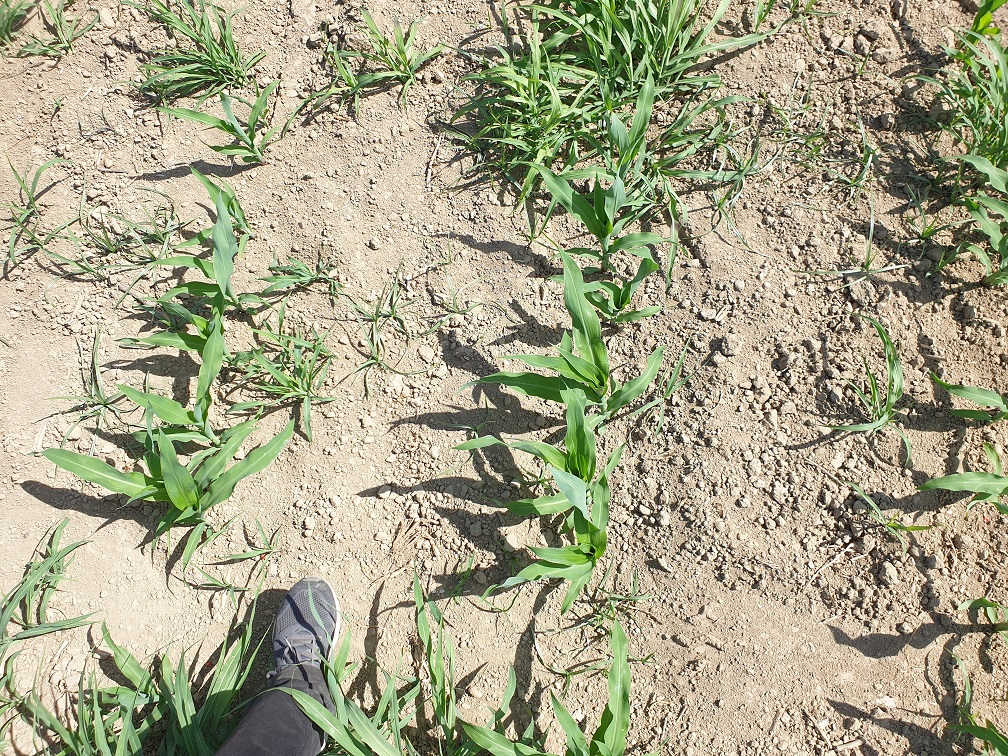
#> input picture utaem04.jpg, 1008 x 756 px
$ python main.py
#> lines starting #> are read from the running program, lines starting #| are printed output that depends on the picture; after the words box and inside, x2 and y2 are one past the last pixel; in counts of white or black regions, pixels touching at a corner belong together
from tkinter import *
import numpy as np
import cv2
from PIL import Image, ImageTk


def hueminchange(v):
    global huemin
    huemin = int(v)
    ResmiGoster()
def huemaxchange(v):
    global huemax
    huemax = int(v)
    ResmiGoster()
def satminchange(v):
    global satmin
    satmin = int(v)
    ResmiGoster()
def satmaxchange(v):
    global satmax
    satmax = int(v)
    ResmiGoster()
def vueminchange(v):
    global vuemin
    vuemin = int(v)
    ResmiGoster()
def vuemaxchange(v):
    global vuemax
    vuemax = int(v)
    ResmiGoster()
def blackedToggle():
    global blacked
    blacked = blacked == False
    ResmiGoster()
def blurchange(v):
    global blur
    blur = int(v)
    ResmiGoster()
def consizechange(v):
    global consize
    consize = int(v)*10
    ResmiGoster()

def MakeScaler(inframe, minimum, maximum, commandante, value, labeltext):
    ininframe = Frame(inframe, borderwidth=3, pady=10)
    somescaler = Scale(ininframe, from_=minimum, to=maximum, orient=HORIZONTAL, command=commandante, length=240)

    somescaler.set(value)
    somescaler.pack()
    someLabel = Label(ininframe, text=labeltext)
    someLabel.pack()
    ininframe.pack()


def WindowYarat():
    global showtimeframe
    root.geometry("1400x800")
    mainframe.pack(side="top", anchor="w")
    controlframe = Frame(mainframe)
    controlframe.pack(side="left", anchor="n")
    showtimeframe.pack(side="left", anchor="n")
    MakeScaler(controlframe, 0, 255, hueminchange, huemin,"huemin")
    MakeScaler(controlframe, 0, 255, huemaxchange, huemax,"huemax")
    MakeScaler(controlframe, 0, 255, satminchange, satmin,"saturationmin")
    MakeScaler(controlframe, 0, 255, satmaxchange, satmax,"saturationmax")
    MakeScaler(controlframe, 0, 255, vueminchange, vuemin,"valuemin")
    MakeScaler(controlframe, 0, 255, vuemaxchange, vuemax,"valuemax")
    MakeScaler(controlframe, 1, 150, blurchange, blur, "blur")
    MakeScaler(controlframe, 1, 200, consizechange, consize, "contourSizeMin*10")
    btn_Blacked = Button(controlframe, text="Blacked", command=blackedToggle)
    btn_Blacked.pack()

def ResmiGoster():
    hsv = cv2.cvtColor(orjImage, cv2.COLOR_BGR2HSV)
    lower_red = np.array([huemin, satmin, vuemin])
    upper_red = np.array([huemax, satmax, vuemax])
    mask = cv2.inRange(hsv, lower_red, upper_red)
    masked = cv2.bitwise_and(orjImage, orjImage, mask=mask)
    gray = cv2.cvtColor(masked, cv2.COLOR_BGR2GRAY)

        #blue, green, red = cv2.split(sonucResim)
        #sonucResim = cv2.merge((red, green, blue))


    ret, tresh = cv2.threshold(gray, 50,255, cv2.THRESH_BINARY)
    blured = cv2.blur(tresh, (blur,blur))
    ret, tresh = cv2.threshold(blured, 50, 255, cv2.THRESH_BINARY)

    contours, hierarchy = cv2.findContours(tresh, cv2.RETR_EXTERNAL, cv2.CHAIN_APPROX_SIMPLE)

    imageClone = np.array(orjImage)

    contours_poly = [None] * len(contours)
    boundRect = [None] * len(contours)
    for i, c in enumerate(contours):
        contours_poly[i] = cv2.approxPolyDP(c, 3, True)
        boundRect[i] = cv2.boundingRect(contours_poly[i])


    for i in range(len(contours)):
        color = (255,120,50)
        cv2.drawContours(imageClone, contours_poly, i, (255,0,),2)
        conArea = cv2.contourArea(contours[i])
        if conArea > consize:
            rx = int(boundRect[i][0])
            ry = int(boundRect[i][1])
            rgen = int(boundRect[i][2])
            ryuk = int(boundRect[i][3])
            cv2.rectangle(imageClone, (rx, ry), (rx + rgen, ry + ryuk), color, 2)

    for i in range(len(contours)):
        color = (255,120,50)


    # [4 lines of commented-out code are left out]

    im = Image.fromarray(imageClone)
    global editedImage
    editedImage = ImageTk.PhotoImage(image=im)
    for chld in showtimeframe.winfo_children():
        chld.destroy()
    Label(showtimeframe, image=editedImage).pack()

huemin = 29
huemax = 80
satmin = 50
satmax = 255
vuemin = 0
vuemax = 255
blacked = True
blur = 10
consize = 25
editedImage = None
targetRectSize = 500


root = Tk()
mainframe = Frame(root, border=10)
showtimeframe = Frame(mainframe)
WindowYarat()

orjImage = cv2.imread("utaem04.jpg")
#> orjImage is the input picture: shape (756, 1008, 3); mean B, G, R 137.1, 164.9, 167.2
height, width, channels = orjImage.shape
#> height = 756; width = 1008; channels = 3
ResmiGoster()
#> in ResmiGoster, `hsv = cv2.cvtColor(orjImage, cv2.COLOR_BGR2HSV)`: hsv: shape (756, 1008, 3); mean H, S, V 27.7, 64.8, 173.7
#> in ResmiGoster, `mask = cv2.inRange(hsv, lower_red, upper_red)`:
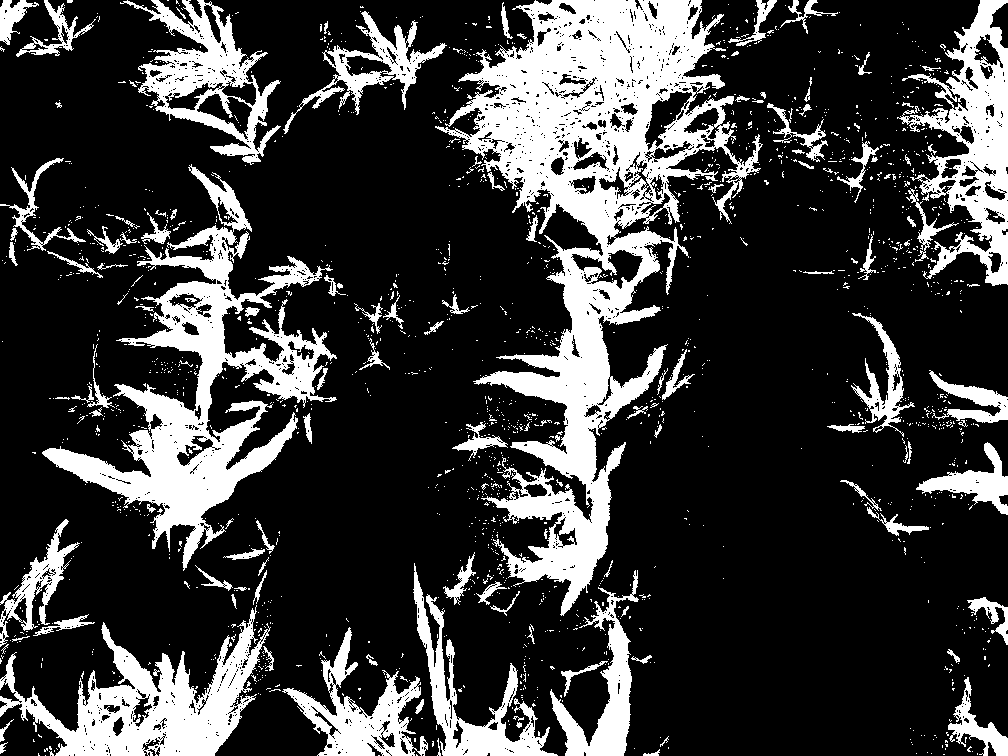
#> mask: shape (756, 1008); 23% white; 1748 white regions (1623 under 20 px), largest, box (x1, y1, x2, y2) and area: (435, 0, 763, 616) 61839, (42, 164, 337, 571) 27963, (0, 605, 271, 756) 14931
#> in ResmiGoster, `masked = cv2.bitwise_and(orjImage, orjImage, mask=mask)`:
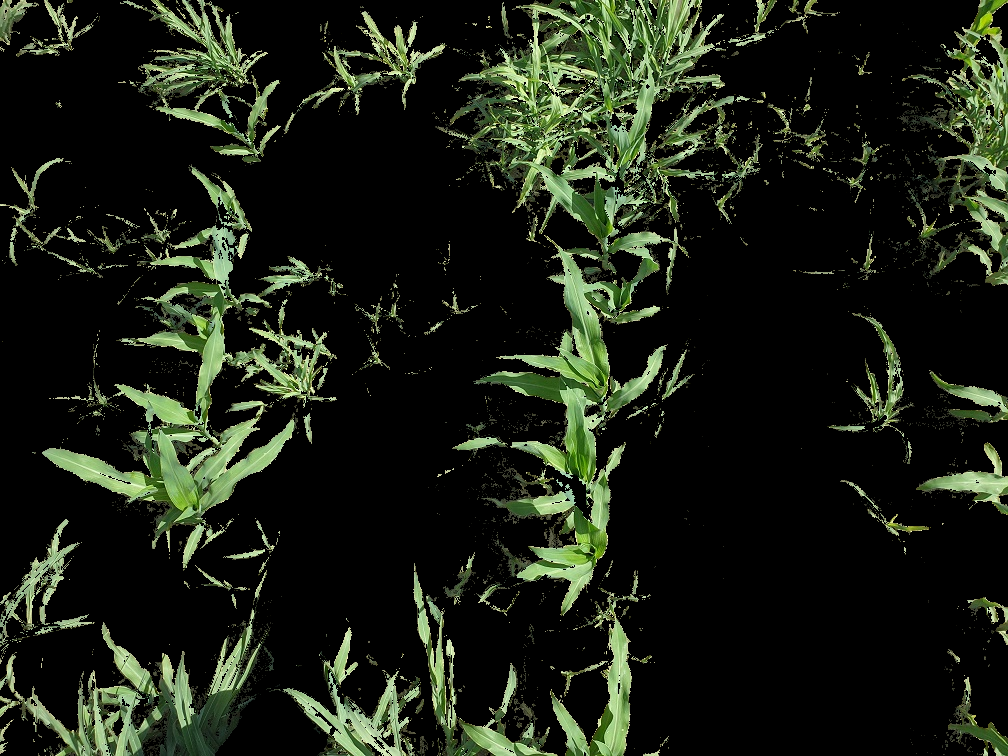
#> masked: shape (756, 1008, 3); mean B, G, R 20.8, 32.4, 26.5
#> in ResmiGoster, `gray = cv2.cvtColor(masked, cv2.COLOR_BGR2GRAY)`:
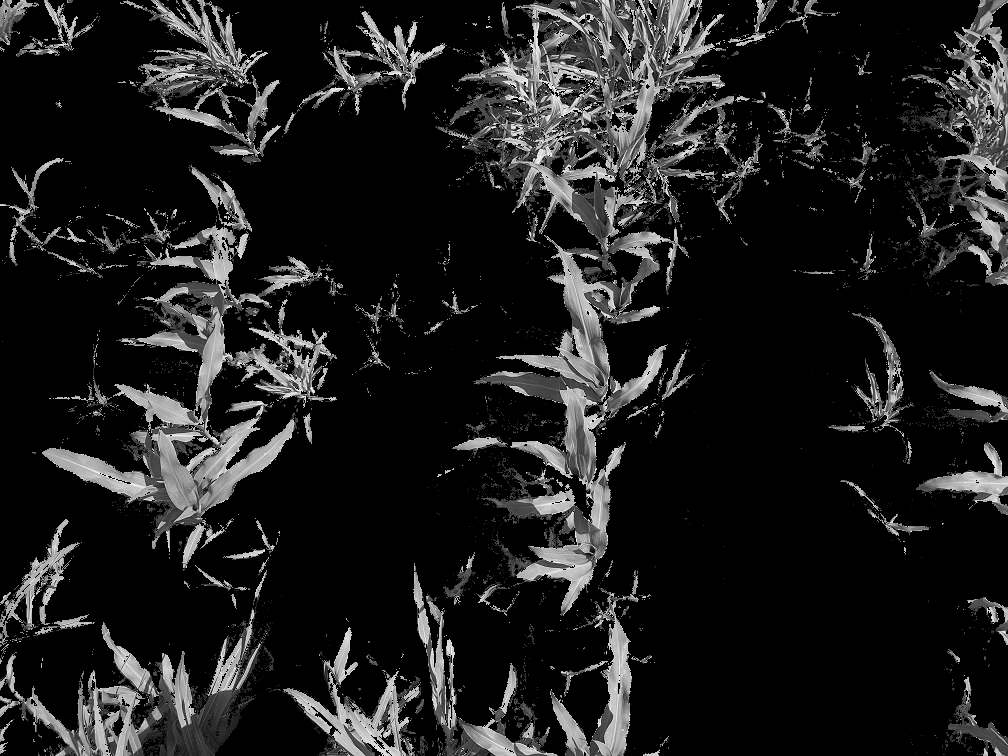
#> gray: shape (756, 1008); min 0, max 249, mean 29.3
#> in ResmiGoster, `ret, tresh = cv2.threshold(gray, 50,255, cv2.THRESH_BINARY)`: tresh: shape (756, 1008); 20.7% white; 1890 white regions (1758 under 20 px), largest, box (x1, y1, x2, y2) and area: (435, 0, 763, 616) 54860, (42, 225, 337, 568) 25878, (0, 608, 263, 756) 11279
#> in ResmiGoster, `blured = cv2.blur(tresh, (blur,blur))`:
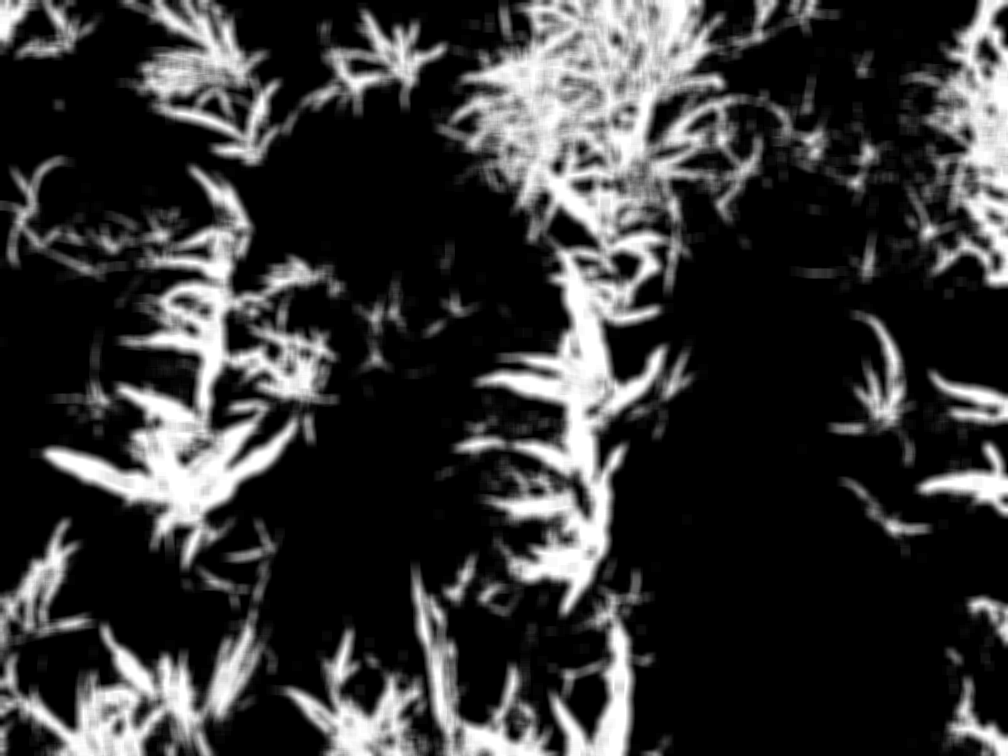
#> blured: shape (756, 1008); min 0, max 255, mean 52.9
#> in ResmiGoster, `ret, tresh = cv2.threshold(blured, 50, 255, cv2.THRESH_BINARY)`:
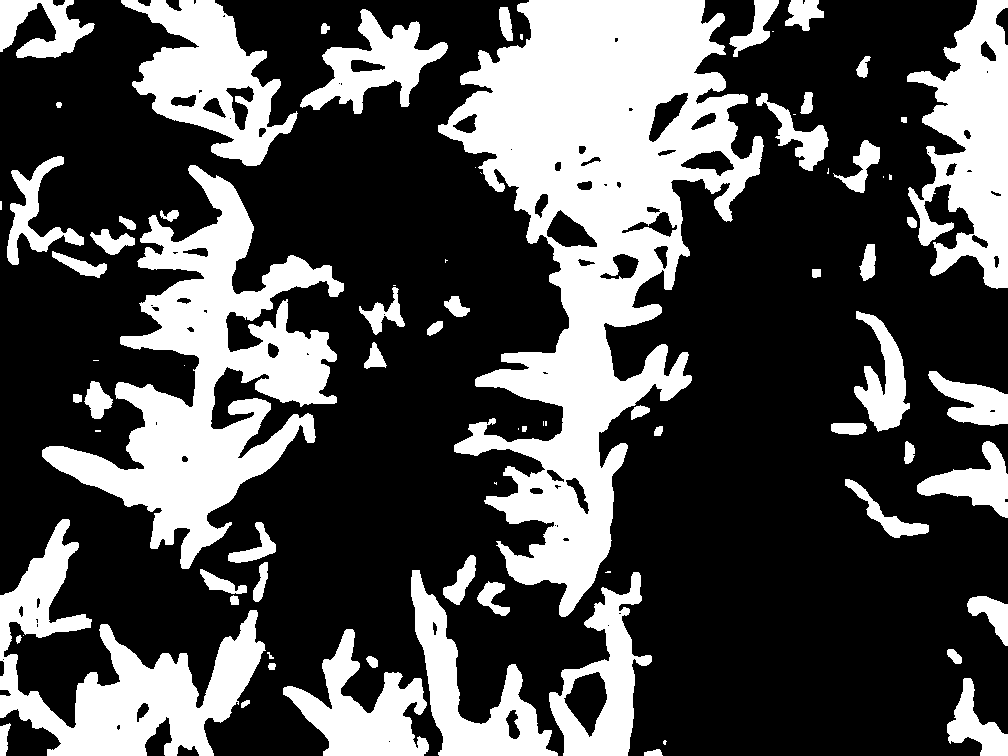
#> tresh: shape (756, 1008); 31.5% white; 80 white regions (21 under 20 px)
#> in ResmiGoster, `contours, hierarchy = cv2.findContours(tresh, cv2.RETR_EXTERNAL, cv2.C..`: contours = 80 contours, 23 with area under 20; largest, box (x1, y1, x2, y2) and area: (438, 0, 764, 617) 87246, (42, 165, 344, 569) 40095, (0, 519, 266, 756) 21238, (907, 0, 1008, 289) 16684, (121, 0, 298, 166) 13958
#> in ResmiGoster, `contours_poly = [None] * len(contours)`: contours_poly = 80 items
#> the loop in ResmiGoster, `for i, c in enumerate(contours):` made 80 passes
#> c on passes 10, 28, 29, 33, 34, 39, 40, 46, 55, 56, 58, 60: [[23, 635]], [[95, 430], [95, 431], [100, 431], [100, 430]], [[518, 428], [518, 429]], [[545, 421], [545, 425], [546, 425], [546, 421]], [[543, 421], [543, 425]], [[184, 365]], [[93, 360], [98, 360]], [[393, 285], [395, 285]], [[0, 201], [0, 209], [1, 209], [1, 201]], [[883, 176], [883, 177]], [[480, 172], [481, 173]], [[475, 167]]
#> after the loop in ResmiGoster, `for i, c in enumerate(contours):`: boundRect = 80 items, first 6: (644, 749, 19, 7), (664, 740, 2, 5), (0, 723, 10, 33), (241, 700, 9, 8), (947, 678, 61, 78), (269, 663, 7, 7); contours_poly = 80 contours, 27 with area under 20; largest, box (x1, y1, x2, y2) and area: (438, 0, 764, 617) 86860, (42, 165, 344, 569) 40150, (0, 519, 266, 756) 21531, (907, 0, 1008, 289) 16836, (121, 0, 298, 166) 14040
#> the loop in ResmiGoster, `for i in range(len(contours)):` made 80 passes
#> (conArea, rx, ry, rgen, ryuk) on passes 1, 3, 4, 5, 6, 7, 9, 12, 13, 14, 15, 16: (77, 644, 749, 19, 7), (206.5, 0, 723, 10, 33), (34.5, 241, 700, 9, 8), (1974.5, 947, 678, 61, 78), (36, 269, 663, 7, 7), (84.5, 366, 658, 12, 10), (124, 948, 649, 14, 15), (7878.5, 283, 629, 146, 127), (941.5, 968, 596, 40, 50), (59.5, 231, 596, 8, 9), (492, 477, 581, 33, 35), (8899.5, 549, 572, 103, 184)
#> conArea on pass 11: 24.5
#> after the loop in ResmiGoster, `for i in range(len(contours)):`:
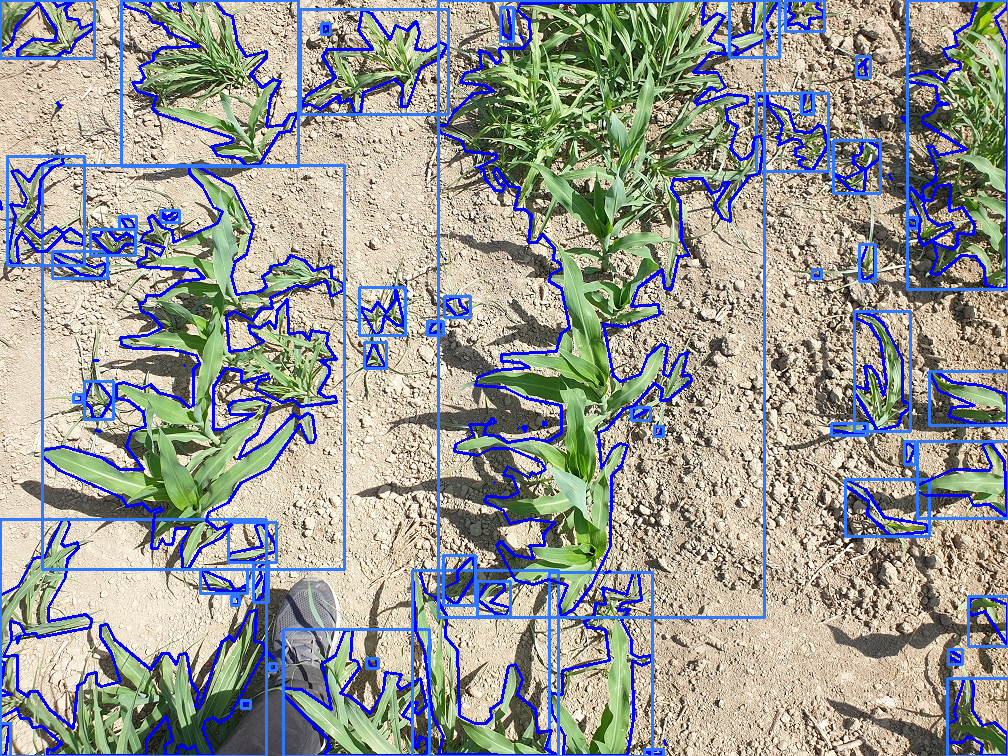
#> imageClone: shape (756, 1008, 3); 10.86% of pixels changed, all inside (x1, y1, x2, y2) = (0, 0, 1008, 756)
#> the loop in ResmiGoster, `for i in range(len(contours)):` made 80 passes
root.mainloop()
